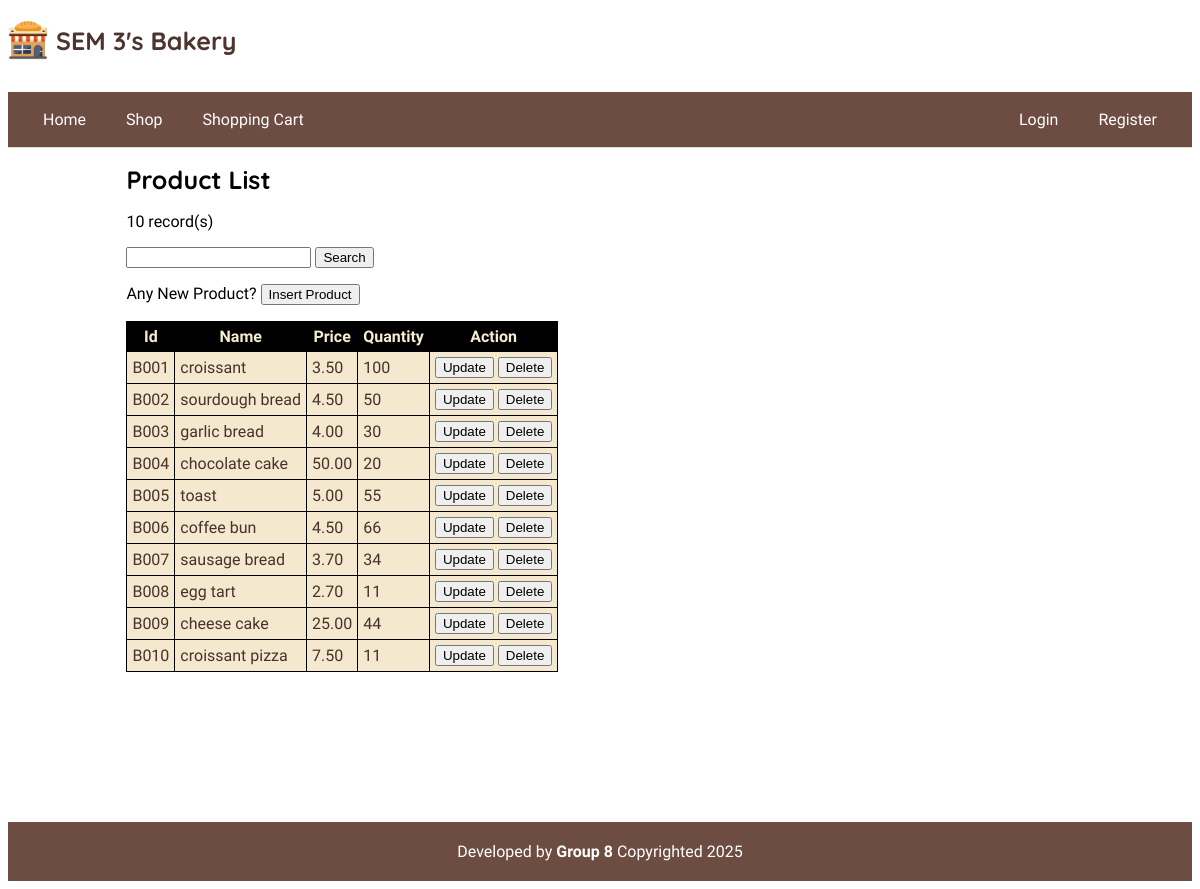
Page /product/product_maintenance.php on the committed database.
### tables this page shows
CREATE TABLE `inventory` (
  `id` int(11) NOT NULL,
  `quantity` int(100) NOT NULL,
  `product_id` char(4) NOT NULL
);

CREATE TABLE `product` (
  `id` char(4) NOT NULL,
  `name` varchar(100) NOT NULL,
  `price` decimal(4,2) NOT NULL,
  `description` varchar(300) NOT NULL,
  `photo` varchar(100) NOT NULL
);

### product/product_maintenance.php (the view, shortened to what this page needs)
<?php
require '../base.php';
$name = req('name');
$stm = $_db->prepare('SELECT p.*,i.quantity
                      FROM product AS p
                      LEFT JOIN inventory AS i ON p.id = i.product_id
                      WHERE p.name LIKE ?');
$stm->execute(["%$name%"]);
$arr = $stm->fetchAll();
include '../head.php';
?>
<form>
    <p><?= count($arr) ?> record(s)</p>
    <?= html_search('name') ?>
    <button>Search</button>
    <p>Any New Product? <button data-get="insert_product.php">Insert Product</button> </p>
</form>
<table class="productList">
    <tr>
        <th>Id</th>
        <th>Name</th>
        <th>Price</th>
        <th>Quantity</th>
        <th>Action</th>
    </tr>
    <?php foreach ($arr as $s) : ?>
        <tr>
            <td><?= $s->id ?></td>
            <td><?= $s->name ?></td>
            <td><?= $s->price ?></td>
            <td><?= $s->quantity?></td>
            <td>
                <button data-get="update.php?id=<?= $s->id ?>">Update</button>
                <button data-post="delete.php?id=<?= $s->id ?>" data-confirm="Permanently Delete?">Delete</button>
            </td>
        <?php endforeach ?>
        </tr>
</table>
<?php
include '../foot.php';

### css/bakery.css (style rules this page uses)
body { font-family: 'Muli', sans-serif; }
.productList { border-collapse: collapse; }
.productList th, .productList tr, .productList td { border: 1px solid black; padding: 5px; background-color: #f4e8ce; color: #46322b; }
.productList th { background-color: #6D4C41; color: white; }
.productList th { background-color: #000; color: #F8ECD1; }
.productList { background: #6D4C41; color: #fff; }
.productList td:has(.popup) { position: relative; }
.history, th, td { border: 1px solid black; border-collapse: collapse; }

### rows in the picture
inventory: product "B001", product.name "croissant", product.price "3.50", quantity "100"
inventory: product "B002", product.name "sourdough bread", product.price "4.50", quantity "50"
inventory: product "B003", product.name "garlic bread", product.price "4.00", quantity "30"
inventory: product "B004", product.name "chocolate cake", product.price "50.00", quantity "20"
inventory: product "B005", product.name "toast", product.price "5.00", quantity "55"
inventory: product "B006", product.name "coffee bun", product.price "4.50", quantity "66"
inventory: product "B007", product.name "sausage bread", product.price "3.70", quantity "34"
inventory: product "B008", product.name "egg tart", product.price "2.70", quantity "11"
inventory: product "B009", product.name "cheese cake", product.price "25.00", quantity "44"
inventory: product "B010", product.name "croissant pizza", product.price "7.50", quantity "11"

### other values in the picture
$_title "Product List"
count($arr) "10"
